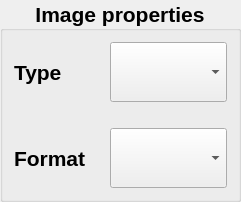
                <widget class="QGroupBox" name="box_ImgProp">
                 <property name="enabled">
                  <bool>true</bool>
                 </property>
                 <property name="sizePolicy">
                  <sizepolicy hsizetype="Expanding" vsizetype="Expanding">
                   <horstretch>0</horstretch>
                   <verstretch>0</verstretch>
                  </sizepolicy>
                 </property>
                 <property name="font">
                  <font>
                   <family>MS Sans Serif</family>
                   <pointsize>16</pointsize>
                   <weight>75</weight>
                   <bold>true</bold>
                  </font>
                 </property>
                 <property name="locale">
                  <locale language="English" country="Germany"/>
                 </property>
                 <property name="title">
                  <string>Image properties</string>
                 </property>
                 <property name="alignment">
                  <set>Qt::AlignCenter</set>
                 </property>
                 <layout class="QGridLayout" name="gridLayout_2">
                  <item row="0" column="0">
                   <widget class="QLabel" name="lbl_ImgFormat">
                    <property name="sizePolicy">
                     <sizepolicy hsizetype="Expanding" vsizetype="Expanding">
                      <horstretch>0</horstretch>
                      <verstretch>0</verstretch>
                     </sizepolicy>
                    </property>
                    <property name="minimumSize">
                     <size>
                      <width>90</width>
                      <height>0</height>
                     </size>
                    </property>
                    <property name="font">
                     <font>
                      <pointsize>16</pointsize>
                     </font>
                    </property>
                    <property name="locale">
                     <locale language="English" country="Germany"/>
                    </property>
                    <property name="text">
                     <string>Type</string>
                    </property>
                   </widget>
                  </item>
                  <item row="0" column="1">
                   <widget class="QComboBox" name="cbx_FilmType">
                    <property name="sizePolicy">
                     <sizepolicy hsizetype="Expanding" vsizetype="Expanding">
                      <horstretch>0</horstretch>
                      <verstretch>0</verstretch>
                     </sizepolicy>
                    </property>
                    <property name="minimumSize">
                     <size>
                      <width>50</width>
                      <height>60</height>
                     </size>
                    </property>
                    <property name="font">
                     <font>
                      <pointsize>16</pointsize>
                     </font>
                    </property>
                    <property name="locale">
                     <locale language="English" country="Germany"/>
                    </property>
                   </widget>
                  </item>
                  <item row="1" column="1">
                   <spacer name="verticalSpacer_14">
                    <property name="orientation">
                     <enum>Qt::Vertical</enum>
                    </property>
                    <property name="sizeType">
                     <enum>QSizePolicy::Minimum</enum>
                    </property>
                    <property name="sizeHint" stdset="0">
                     <size>
                      <width>117</width>
                      <height>20</height>
                     </size>
                    </property>
                   </spacer>
                  </item>
                  <item row="2" column="0">
                   <widget class="QLabel" name="lbl_FilmType">
                    <property name="sizePolicy">
                     <sizepolicy hsizetype="Expanding" vsizetype="Expanding">
                      <horstretch>0</horstretch>
                      <verstretch>0</verstretch>
                     </sizepolicy>
                    </property>
                    <property name="minimumSize">
                     <size>
                      <width>90</width>
                      <height>0</height>
                     </size>
                    </property>
                    <property name="font">
                     <font>
                      <pointsize>16</pointsize>
                     </font>
                    </property>
                    <property name="locale">
                     <locale language="English" country="Germany"/>
                    </property>
                    <property name="text">
                     <string>Format</string>
                    </property>
                   </widget>
                  </item>
                  <item row="2" column="1">
                   <widget class="QComboBox" name="cbx_ImgFormat">
                    <property name="sizePolicy">
                     <sizepolicy hsizetype="Expanding" vsizetype="Expanding">
                      <horstretch>0</horstretch>
                      <verstretch>0</verstretch>
                     </sizepolicy>
                    </property>
                    <property name="minimumSize">
                     <size>
                      <width>50</width>
                      <height>60</height>
                     </size>
                    </property>
                    <property name="font">
                     <font>
                      <pointsize>16</pointsize>
                     </font>
                    </property>
                    <property name="locale">
                     <locale language="English" country="Germany"/>
                    </property>
                   </widget>
                  </item>
                 </layout>
                </widget>
